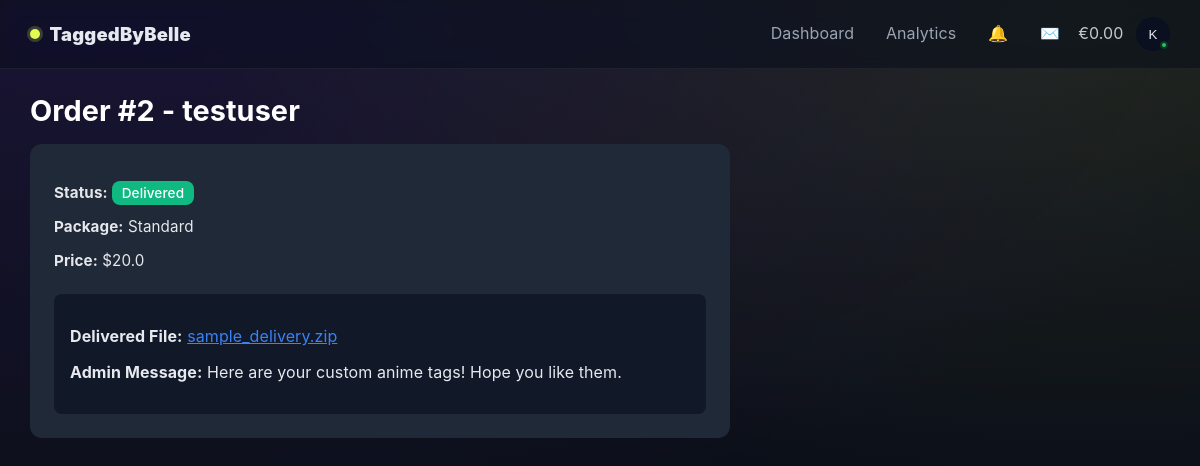
Screenshot of /order/2 (signed in) with the database file from the repository.
### app/domain/Order.py (models this page shows)
class Order(Base):
    __tablename__ = "orders"
    id = Column(Integer, primary_key=True, index=True)
    user_id = Column(Integer, ForeignKey("users.id"))
    package_id = Column(Integer, ForeignKey("packages.id"))
    details = Column(Text)
    due_date = Column(DateTime)
    status = Column(String(50), default="Active")
    response = Column(Text, nullable=True)
    delivery_file = Column(String(255), nullable=True)
    review = Column(Integer, nullable=True)
    review_text = Column(Text, nullable=True)
    user = relationship("User", back_populates="orders")
    package = relationship("Package")
    tags = relationship("Tag", back_populates="order")

### app/domain/User.py (models this page shows, shortened)
class User(Base):
    __tablename__ = "users"
    id = Column(Integer, primary_key=True, index=True)
    username = Column(String(50), unique=True, nullable=False)
    email = Column(String(100), unique=True, nullable=False)
    hashed_password = Column(String(255), nullable=False)
    is_admin = Column(Boolean, default=False)
    avatar = Column(String(255), nullable=True)
    orders = relationship("Order", back_populates="user")

### app/domain/Package.py (models this page shows)
class Package(Base):
    __tablename__ = "packages"
    id = Column(Integer, primary_key=True, index=True)
    name = Column(String(50), nullable=False, unique=True)
    price = Column(Float, nullable=False)
    delivery_days = Column(Integer, nullable=False)
    tag_count = Column(Integer, nullable=False)
    description = Column(String(255), nullable=True)

### app/main.py (the view)
@app.get("/order/{order_id}")
async def view_order(request: Request, order_id: int):
    user_id = request.session.get("user_id")
    if not user_id:
        return RedirectResponse("/login", status_code=HTTP_302_FOUND)
    db = SessionLocal()
    try:
        update_late_orders(db)
        order = (
            db.query(Order)
            .options(joinedload(Order.tags), joinedload(Order.user), joinedload(Order.package))
            .filter(Order.id == order_id)
            .first()
        )
        if not order:
            raise HTTPException(status_code=404, detail="Order not found")
        if not request.session.get("is_admin") and order.user_id != user_id:
            raise HTTPException(status_code=403, detail="Forbidden")
        file_url = None
        if order.delivery_file:
            file_url = request.url_for("uploads", path=order.delivery_file)
        return templates.TemplateResponse(
            "order_detail.html",
            {
                "request": request,
                "order": order,
                "file_url": file_url,
                "is_admin": request.session.get("is_admin", False),
            }
        )
    finally:
        db.close()

### app/templates/order_detail.html (shortened to what this page needs)
{% extends "base.html" %}
{% block content %}
<h2 class="page-title">Order #{{ order.id }} - {{ order.user.username }}</h2>
<div class="order-card">
    <div class="order-info">
        <p><strong>Status:</strong> <span class="status-badge {{ order.status|lower }}">{{ order.status }}</span></p>
        <p><strong>Package:</strong> {{ order.package.name if order.package else 'N/A' }}</p>
        <p><strong>Price:</strong> ${{ order.package.price if order.package else 'N/A' }}</p>
    </div>
    {% if order.status in ['Delivered', 'Revision', 'Completed'] %}
    <div class="form-section delivered-info">
        {% if file_url %}
        <p><strong>Delivered File:</strong>
            <a href="{{ file_url }}" target="_blank" class="file-link">{{ order.delivery_file }}</a>
        </p>
        {% endif %}
        <p><strong>Admin Message:</strong> {{ order.response or "No message provided" }}</p>
    </div>
    {% endif %}
</div>
{% endblock %}

### app/templates/base.html (style rules this page uses)
:root { --bg: #0b0f19; --panel: #0e1422; --line: #1f2a3b; --text: #e6e9ef; --muted: #9aa4b2; --brand: #e2fb52; --brand-ink: #0b0f19; --cta: #7c3aed; }
* { box-sizing: border-box; }
body { margin: 0; color: var(--text); background: radial-gradient(1200px 600px at 10% -10%, rgba(124,58,237,0.15), transparent), radial-gradient(900px 500px at 90% 0%, rgba(226,251,82,0.10), transparent), linear-gradient(180deg, #0a0e17, var(--bg)); font-family: Inter, ui-sans-serif, system-ui, -apple-system, Segoe UI, Roboto, Arial, Noto Sans; letter-spacing: .1px; }

### app/templates/order_detail.html (style rules this page uses)
.page-title { font-size: 1.8rem; margin-bottom: 1rem; color: #fff; }
.order-card { background: #1f2937; padding: 1.5rem; border-radius: 12px; max-width: 700px; margin-bottom: 2rem; }
.order-info p { margin-bottom: 0.5rem; color: #e5e7eb; font-size: 0.95rem; }
.status-badge { padding: 0.25rem 0.6rem; border-radius: 8px; font-size: 0.85rem; font-weight: 500; color: #fff; }
.status-badge.delivered { background: #10b981; }
.form-section { margin-top: 1.5rem; background: #111827; padding: 1rem; border-radius: 12px; }
.delivered-info { background: #111827; padding: 1rem; border-radius: 8px; }
.file-link { color: #3b82f6; text-decoration: underline; }

### rows the page displays
Order: id "2", status "Delivered", delivery_file "sample_delivery.zip", response "Here are your custom anime tags! Hope you like them."
User: user.username "testuser"
Package: package "Standard", package "20.0"

### other values shown
{{ '%.2f'|format(request.session.get('admin_month_earnings', 0.0)) }} "0.00"
{{ request.session.get('username','U')[0]|upper }} "K"
